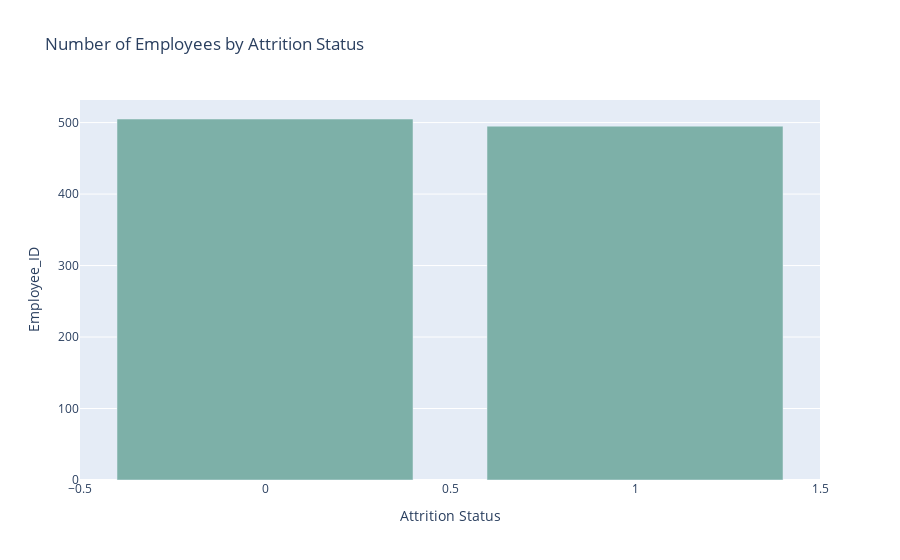

The notebook cell saved with this chart:
### Markdown cell above
The correlation coefficient (0.02) measures the linear relationship between Promotion_Last_5Years and Attrition.
A correlation of 0.02 indicates a very weak positive linear relationship between these two variables. 
In other words, promotions in the last 5 years have almost no linear impact on whether an employee leaves the company or not.

### Code cell
#Number of employee by attrition
promotion_attrition_count = emp_attrition.groupby('Attrition')['Employee_ID'].count().reset_index()
print(promotion_attrition_count)
# Bar plot
fig = px.bar(promotion_attrition_count, x='Attrition', y='Employee_ID', 
             title='Number of Employees by Attrition Status',
             labels={'Attrition': 'Attrition Status', 'Employee_Count': 'Number of Employees'})
fig.update_traces(marker_color='#7DB0A8')
fig.show()

### Figure 1 — Plotly figure (JSON) as saved in the notebook; plotly's stock layout.template omitted (floating-point values rounded to 4 significant figures)
{"data": [{"alignmentgroup": "True", "hovertemplate": "Attrition Status=%{x}<br>Employee_ID=%{y}<extra></extra>", "legendgroup": "", "marker": {"color": "#7DB0A8", "pattern": {"shape": ""}}, "name": "", "offsetgroup": "", "orientation": "v", "showlegend": false, "textposition": "auto", "type": "bar", "x": [0, 1], "xaxis": "x", "y": [505, 495], "yaxis": "y"}], "layout": {"autosize": true, "barmode": "relative", "legend": {"tracegroupgap": 0}, "title": {"text": "Number of Employees by Attrition Status"}, "xaxis": {"anchor": "y", "autorange": true, "domain": [0, 1], "range": [-0.5, 1.5], "title": {"text": "Attrition Status"}, "type": "linear"}, "yaxis": {"anchor": "x", "autorange": true, "domain": [0, 1], "range": [0, 531.6], "title": {"text": "Employee_ID"}, "type": "linear"}}}
